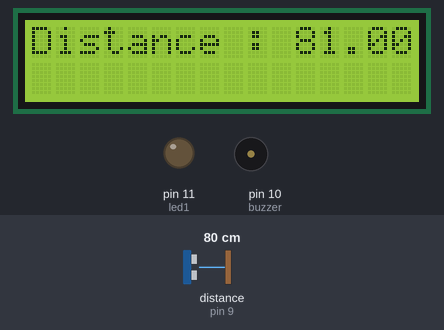
The sketch below on a simulated Arduino Uno, built with avr-gcc and run on an emulated ATmega328P. Parts: 16×2 character LCD, output pins drawn as LEDs (lit = HIGH), buzzer (waves = sounding). Inputs (shaded band) come from the test bench; at power-on: distance to the obstacle (sensor on pin 9) 80 cm. The echo pulse lasts 58.3 µs per cm; what the sketch prints to the serial monitor is not drawn.

Above: at 1.2 s.
1.3 s: distance to the obstacle (sensor on pin 9) set to 2 cm
At 3.2 s:
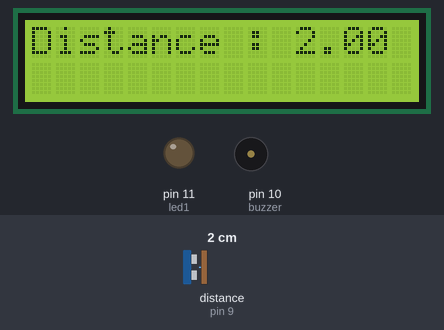
At 6.1 s:
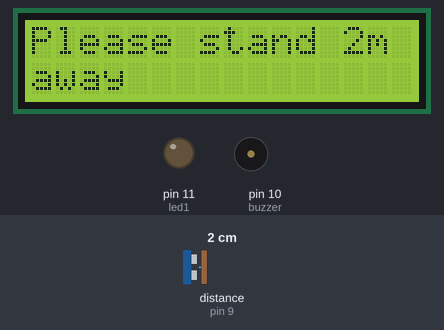
7.5 s: distance to the obstacle (sensor on pin 9) set to 190 cm
11.3 s: distance to the obstacle (sensor on pin 9) set to 201 cm
At 14.0 s:
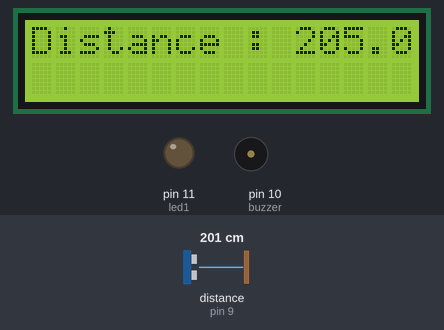
Timing chart, 0 to 15.5 s (numbered marks = the images above; inputs shaded):
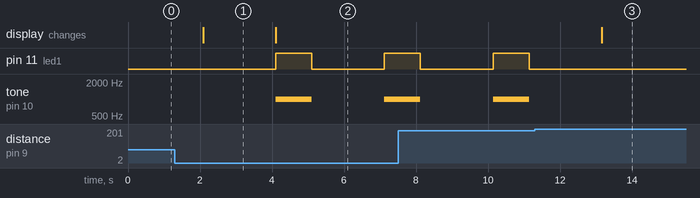

Measured:
- the behaviour switches between 195 and 196 cm on distance to the obstacle (sensor on pin 9) (found by bisection; images 2 and 3)
- after the input at 1.3 s, the display: changes after 0.79 s (image 1)
- after the input at 11.3 s, pin 11 (led1): stops changing and stays LOW; tone on pin 10 (buzzer): stops changing and stays silent; the display: changes after 1.9 s (image 3)
- what the display in image 1 shows lasts 2.0 s, from 2.1 s to 4.1 s

The sketch:

sensor.ino
```cpp
#include <NewPing.h> //import ultrasonic library
#include <LiquidCrystal.h> // Import LCD library


int lcdRSPin = 2; // set pins for LCD
int lcdEPin = 3;
int lcdD4Pin = 4;
int lcdD5Pin = 5;
int lcdD6Pin = 6;
int lcdD7Pin = 7;

int trig = 8; //set pins for ultrasonic
int echo = 9;

int buzzer = 10; //set buzzer pin

int led1 = 11;

int counter = 0;

LiquidCrystal lcd(lcdRSPin, lcdEPin, lcdD4Pin, lcdD5Pin, lcdD6Pin, lcdD7Pin);

NewPing sonar (trig, echo);
float reading;

void setup() {
    lcd.begin(16,2);
    lcd.print("turning on");

    pinMode(led1, OUTPUT);

    Serial.begin(9600);
}

void loop() {
    digitalWrite(led1, LOW);
    reading=sonar.ping_cm();
    lcd.clear();
    lcd.setCursor(0,0);
    lcd.print("Distance : ");
    lcd.print(reading);
    Serial.println(reading);

    if (reading < 200){
      counter++;
    }
    else{
      counter = 0;
    }

    if (counter >= 5){
      lcd.clear();
      lcd.setCursor(0,0);
      lcd.print("Please stand 2m ");
      lcd.setCursor(0,1);
      lcd.print("away");

      tone(buzzer, 1000, 1000);
      digitalWrite (led1, HIGH);
      delay (1000);

      noTone(buzzer);
      digitalWrite (led1,  LOW);
      delay (1000);

    }


    delay(1000);


}
```
